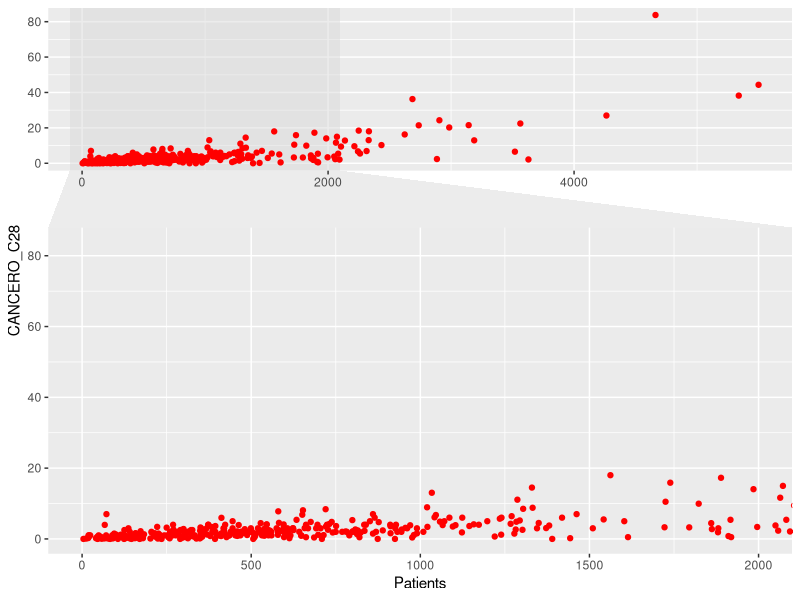

Write the R code that produced this figure.
## ---- chunk 1
#To run first
#Imports of packages
library('tidyverse')
library("ggforce") #for graphs
library("dplyr") #for sql data manipulation
 
## ---- chunk 2

getwd()
setwd(dirname(rstudioapi::getActiveDocumentContext()$path))


#Imports of databases add "../" in front of file path before compiling in R mark down
cancero <- read.csv(file = "Donnees-20221103/CANCERO_2019.csv",
                    header = TRUE, sep = ";", dec = ".")

desc_cancero <- read.csv(file = "Donnees-20221103/Desc_Cancero_Urgences.csv",
                         header = TRUE, sep = ",", dec = ".")

urgences  <- read.csv(file = "Donnees-20221103/URGENCES2_2019.csv",
                         header = TRUE, sep = ";", dec = ".")

Q20 <- read.csv(file = "Donnees-20221103/Q20_2019.csv",
                         header = TRUE, sep = ";", dec = ".")

## ---- chunk 3
#attach databases, only run once
attach(cancero)
attach(desc_cancero)
index <- desc_cancero$Valeur.Modalité == "CANCERO_A1"
desc_cancero[index]
## ---- chunk 4
#Define functions


## ---- chunk 5
N_chem_adults_MCO <- sum(CANCERO_A11[! is.na(CANCERO_A11)])
## ---- chunk 6
N_chem_adults_HAD <- sum(CANCERO_B11[! is.na(CANCERO_B11)]) 
N_chem_childs_MCO <- sum(CANCERO_C11[! is.na(CANCERO_C11)]) 
N_chem_childs_HAD <- sum(CANCERO_D11[! is.na(CANCERO_D11)]) 

HAD_tot <- N_chem_adults_HAD + N_chem_childs_HAD
MCO_tot <- N_chem_adults_MCO + N_chem_childs_MCO
print(paste("The HAD adults percentage is:", as.character(N_chem_adults_HAD/HAD_tot),
      " The MCO adults percentage is: ", as.character(N_chem_adults_MCO/MCO_tot)))
#use sprintf
## ---- chunk 7
cancero$Patients = CANCERO_A11 + CANCERO_B11 + CANCERO_C11 + CANCERO_D11


ggplot(cancero)+ #zoom
      geom_point(aes(x = Patients, y = CANCERO_C28), col = "red")+
      facet_zoom(xlim = c(0, 2000))

## ---- chunk 8
#urgenero <- merge(cancero, urgences, by = "FI") #inner join
urgtot <- urgences$dt80 + urgences$dt18
prop <- urgences$dt18 / urgtot
sprintf("l’unité d’urgence générale pour laquelle la proportion de patients de moins de 18 ans est la plus élevée est FI = %s", 
         urgences$FI[which.max(prop)])
## ---- chunk 9
d = dim(Q20)
colran = 1:d[2]
rowran = 1:d[1]
for (i in colran) {
      n_na = length(rowran[is.na(Q20[,i])])  
      print(sprintf("La proportion de donnèes manquantes est %.3f per cent", n_na/d[1]*100))
}
